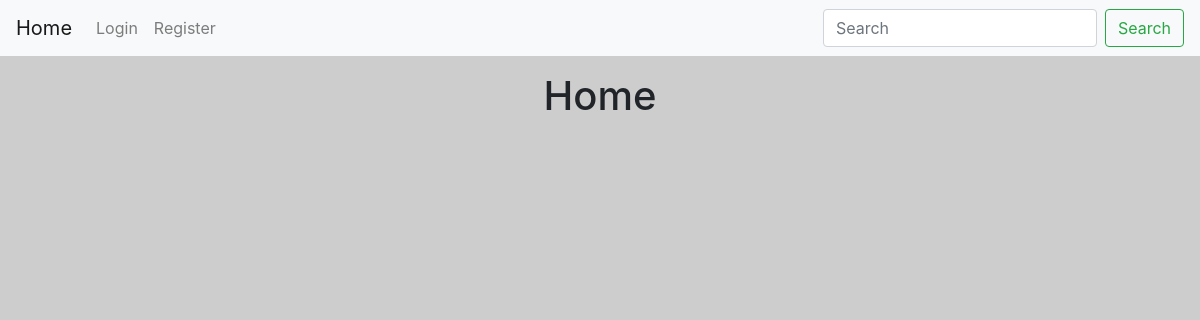
The app's page /, older data.
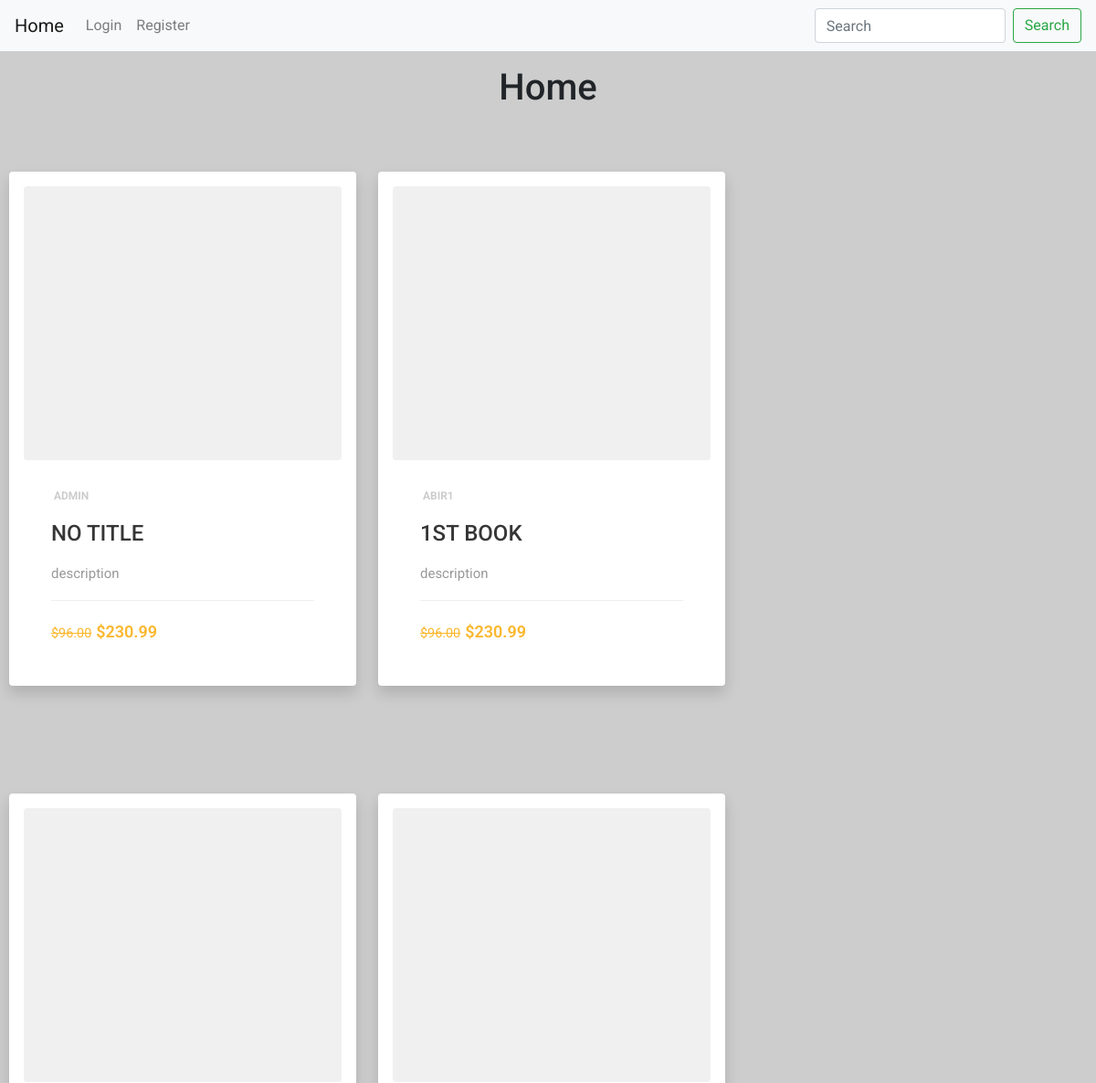
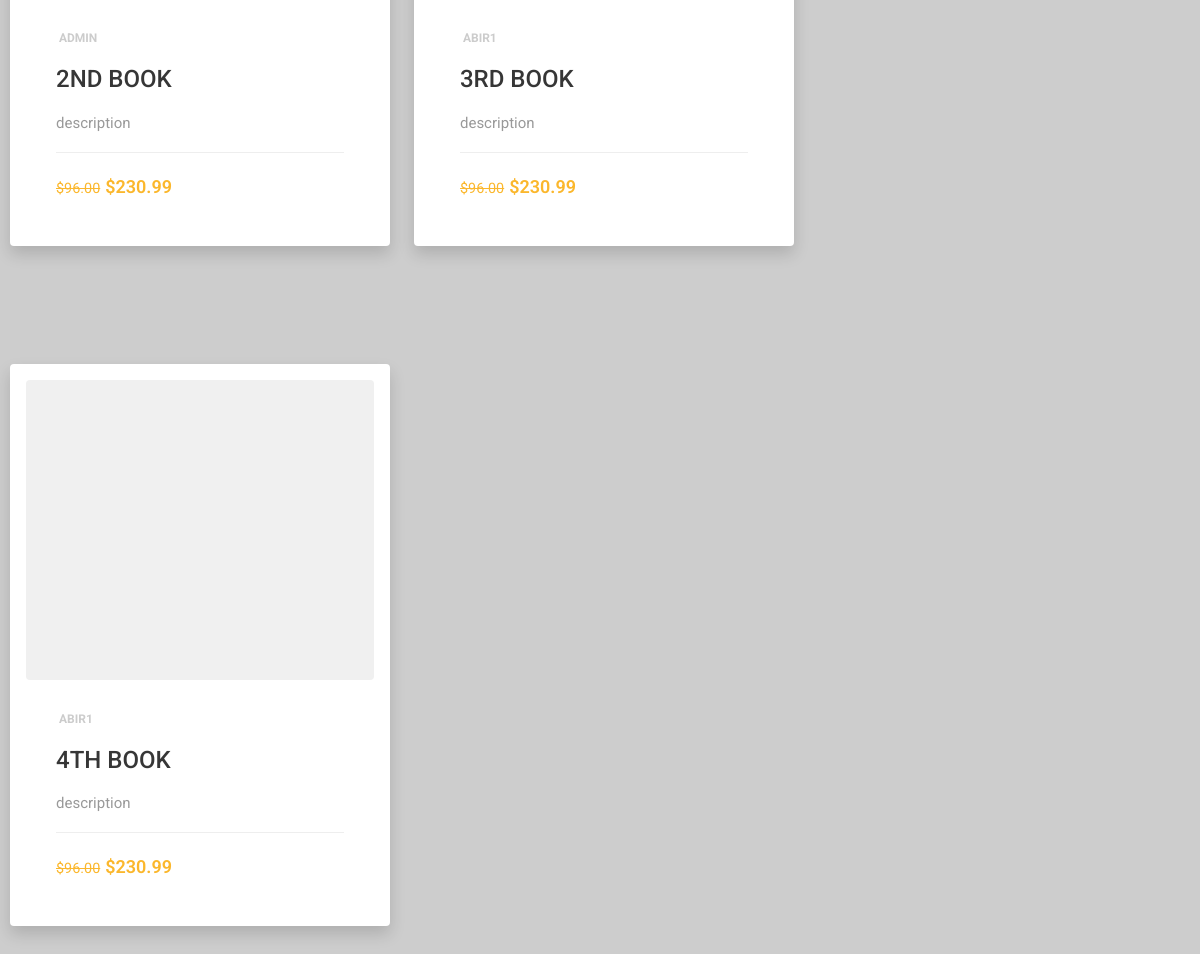
The same page, newer data (2 pictures, top to bottom).
### booksite/models.py (models this page shows, shortened)
class book(models.Model):
    title = models.CharField(max_length=100)
    date_posted = models.DateTimeField(default=timezone.now)
    author = models.ForeignKey(Profile, on_delete=models.CASCADE)

### user/models.py (models this page shows, shortened)
class Profile(models.Model):
    user = models.OneToOneField(User, null=True, on_delete=models.CASCADE)
    profile_pic = models.ImageField(null=True, blank=True, upload_to="images/profile/")
    def __str__(self):
    	return str(self.user)

### booksite/views.py (the view)
# urls.py: path('',home.as_view(), name="home" ),
class home(ListView):
    model = book
    template_name = 'home.html'
    context_object_name = 'books'

### booksite/templates/home.html
{% extends 'base.html' %}
{% block base %}
<br>
<center><h1>Home</h1></center>
{% for book in books  %}
{% include 'product.html' %}
{% endfor %}
{% endblock base %}

### booksite/templates/base.html (shortened to what this page needs)
<!doctype html>
<html lang="en">
  <head>
    <link rel="stylesheet" href="https://cdn.jsdelivr.net/npm/bootstrap@4.4.1/dist/css/bootstrap.min.css">
  </head>
  <body style="background-color: #cdcdcd">
    <nav class="navbar navbar-expand-lg navbar-light bg-light fixed-top">
        <a class="navbar-brand" href="{% url 'home' %}">Home</a>
        <div class="float-right collapse navbar-collapse " id="navbarSupportedContent">
          <ul class="navbar-nav mr-auto">
            {% if user.is_authenticated %}
            <li class="nav-item dropdown">
              <a class="nav-link dropdown-toggle" href="#" id="navbarDropdown" role="button" data-toggle="dropdown" aria-haspopup="true" aria-expanded="false">
                Profile
              </a>
              <div class="dropdown-menu" aria-labelledby="navbarDropdown">
                <a class="dropdown-item" href="{% url 'profile' %}">Profile</a>
                <a class="dropdown-item" href="#">Another action</a>
                <div class="dropdown-divider"></div>
                <a class="dropdown-item" href="{% url 'logout' %}">Logout</a>
              </div>
            </li>
{% else %}
<li class="nav-item">
  <a class="nav-link" href="{% url 'login2' %}">Login</a>
</li>
<li class="nav-item">
  <a class="nav-link" href="{% url 'register' %}">Register</a>
</li>
{% endif %}
          </ul>
        </div>
<form class="form-inline my-2 my-lg-0">
            <input class="form-control mr-sm-2" type="search" placeholder="Search" aria-label="Search">
            <button class="btn btn-outline-success my-2 my-sm-0" type="submit">Search</button>
          </form>
</nav>
<div style="margin-top:3em">
{% block base %}
{% endblock base %}
</div>
  </body>
</html>

### booksite/templates/product.html (shortened to what this page needs)
<div style="display:inline-block; margin: 10px 10px;">
<div class="product-card shadow p-3 mb-5 bg-white rounded">
    <div class="product-tumb rounded">
    </div>
    <div class="product-details">
        <span class="product-catagory">
            {{book.author}}</span>
        <h4><a href="">{{book.title}}</a></h4>
        <p>description</p>
        <div class="product-bottom-details">
            <div class="product-price"><small>$96.00</small>$230.99</div>
            <div class="product-links">
            </div>
        </div>
    </div>
</div>
</div>

### booksite/templates/product.html (style rules this page uses)
* { -webkit-box-sizing: border-box; box-sizing: border-box; margin: 0; padding: 0; }
body { font-family: 'Roboto', sans-serif; }
a { text-decoration: none; }
.product-card { width: 380px; position: relative; box-shadow: 0 2px 7px #dfdfdf; margin: 50px auto; background: #fafafa; }
.product-tumb { display: flex; align-items: center; justify-content: center; height: 300px; padding: 50px; background: #f0f0f0; }
.product-details { padding: 30px; }
.product-catagory { display: block; font-size: 12px; font-weight: 700; text-transform: uppercase; color: #ccc; margin-bottom: 18px; }
.product-details h4 a { font-weight: 500; display: block; margin-bottom: 18px; text-transform: uppercase; color: #363636; text-decoration: none; transition: 0.3s; }
.product-details p { font-size: 15px; line-height: 22px; margin-bottom: 18px; color: #999; }
.product-bottom-details { overflow: hidden; border-top: 1px solid #eee; padding-top: 20px; }
.product-bottom-details div { float: left; width: 50%; }
.product-price { font-size: 18px; color: #fbb72c; font-weight: 600; }
.product-price small { font-size: 80%; font-weight: 400; text-decoration: line-through; display: inline-block; margin-right: 5px; }
.product-links { text-align: right; }

Row changes from the older to the newer data that the page shows:
added book: author "ADMIN", title "NO TITLE"
added book: author "ABIR1", title "1ST BOOK"
added book: author "ADMIN", title "2ND BOOK"
added book: author "ABIR1", title "3RD BOOK"
added book: author "ABIR1", title "4TH BOOK"
